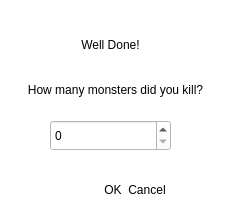
<?xml version="1.0" encoding="UTF-8"?>
<ui version="4.0">
 <class>ScoreDialog</class>
 <widget class="QDialog" name="ScoreDialog">
  <property name="geometry">
   <rect>
    <x>0</x>
    <y>0</y>
    <width>240</width>
    <height>220</height>
   </rect>
  </property>
  <property name="windowTitle">
   <string>Dialog</string>
  </property>
  <property name="styleSheet">
   <string notr="true">background-color: rgb(255, 255, 255);</string>
  </property>
  <widget class="QDialogButtonBox" name="buttonBox">
   <property name="geometry">
    <rect>
     <x>75</x>
     <y>170</y>
     <width>91</width>
     <height>41</height>
    </rect>
   </property>
   <property name="styleSheet">
    <string notr="true">QPushButton{
	font: 16pt &quot;Pristina&quot;;
	border-radius: 50px;
	background-color: qradialgradient(spread:pad, cx:0.5, cy:0.5, radius:0.5, fx:0.5, fy:0.506, stop:0 rgba(255, 255, 255, 255));
}

QPushButton:hover:enabled{
	text-decoration: underline;
}

QPushButton:hover:pressed{
	color: rgb(0, 255, 127);
}</string>
   </property>
   <property name="orientation">
    <enum>Qt::Horizontal</enum>
   </property>
   <property name="standardButtons">
    <set>QDialogButtonBox::Cancel|QDialogButtonBox::Ok</set>
   </property>
  </widget>
  <widget class="QLabel" name="label_2">
   <property name="geometry">
    <rect>
     <x>30</x>
     <y>20</y>
     <width>161</width>
     <height>51</height>
    </rect>
   </property>
   <property name="styleSheet">
    <string notr="true">font: 24pt &quot;Pristina&quot;;</string>
   </property>
   <property name="text">
    <string>&lt;html&gt;&lt;head/&gt;&lt;body&gt;&lt;p align=&quot;center&quot;&gt;Well Done!&lt;/p&gt;&lt;/body&gt;&lt;/html&gt;</string>
   </property>
  </widget>
  <widget class="QLabel" name="label_3">
   <property name="geometry">
    <rect>
     <x>0</x>
     <y>70</y>
     <width>231</width>
     <height>41</height>
    </rect>
   </property>
   <property name="styleSheet">
    <string notr="true">font: 16pt &quot;Pristina&quot;;</string>
   </property>
   <property name="text">
    <string>&lt;html&gt;&lt;head/&gt;&lt;body&gt;&lt;p align=&quot;center&quot;&gt;How many monsters did you kill?&lt;/p&gt;&lt;/body&gt;&lt;/html&gt;</string>
   </property>
  </widget>
  <widget class="QSpinBox" name="spinBox">
   <property name="geometry">
    <rect>
     <x>50</x>
     <y>120</y>
     <width>121</width>
     <height>31</height>
    </rect>
   </property>
   <property name="styleSheet">
    <string notr="true">font: 24pt &quot;Pristina&quot;;
QSpinBox{
	border-radius: 5px;
}</string>
   </property>
  </widget>
 </widget>
 <resources/>
 <connections>
  <connection>
   <sender>buttonBox</sender>
   <signal>accepted()</signal>
   <receiver>ScoreDialog</receiver>
   <slot>accept()</slot>
   <hints>
    <hint type="sourcelabel">
     <x>248</x>
     <y>254</y>
    </hint>
    <hint type="destinationlabel">
     <x>157</x>
     <y>274</y>
    </hint>
   </hints>
  </connection>
  <connection>
   <sender>buttonBox</sender>
   <signal>rejected()</signal>
   <receiver>ScoreDialog</receiver>
   <slot>reject()</slot>
   <hints>
    <hint type="sourcelabel">
     <x>316</x>
     <y>260</y>
    </hint>
    <hint type="destinationlabel">
     <x>286</x>
     <y>274</y>
    </hint>
   </hints>
  </connection>
 </connections>
</ui>
